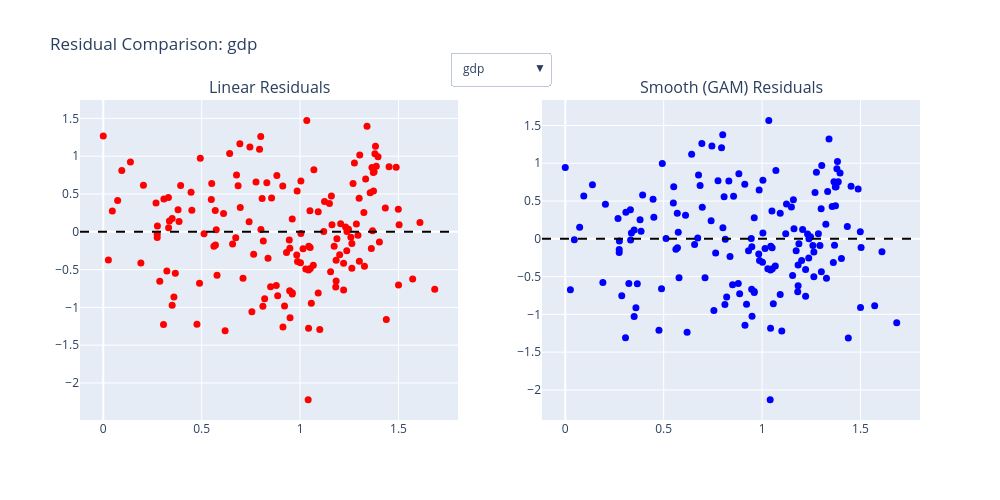

The code cell stored with this chart in its notebook:
### Code cell
import plotly.graph_objects as go
from plotly.subplots import make_subplots
import statsmodels.api as sm
from pygam import LinearGAM, s
import numpy as np

x_options = ["gdp","support","lifeexp","freedom","generosity","corruption"]

def residuals_linear(col):
    X = sm.add_constant(happiness[col])
    y = happiness["score"]
    model = sm.OLS(y, X).fit()
    fitted = model.predict(X)
    return y - fitted

def residuals_gam(col):
    X = np.asarray(happiness[[col]].to_numpy(), dtype=float)
    y = np.asarray(happiness["score"].to_numpy(), dtype=float)
    gam = LinearGAM(s(0, n_splines=6)).fit(X, y)
    fitted = gam.predict(X)
    return y - fitted

initial_x = "gdp"

# --- Build subplots ---
fig = make_subplots(rows=1, cols=2,
                    subplot_titles=("Linear Residuals", "Smooth (GAM) Residuals"))

# trace 0 = linear
fig.add_trace(
    go.Scatter(
        x=happiness[initial_x],
        y=residuals_linear(initial_x),
        mode="markers",
        marker=dict(size=7, color="red"),
        hovertext=happiness["country"],
        name="Linear"
    ),
    row=1, col=1
)

# trace 1 = GAM
fig.add_trace(
    go.Scatter(
        x=happiness[initial_x],
        y=residuals_gam(initial_x),
        mode="markers",
        marker=dict(size=7, color="blue"),
        hovertext=happiness["country"],
        name="GAM"
    ),
    row=1, col=2
)

# horizontal zero lines
fig.add_hline(y=0, line_dash="dash", line_color="black", row=1, col=1)
fig.add_hline(y=0, line_dash="dash", line_color="black", row=1, col=2)

# --- Dropdown updates BOTH traces together ---
buttons = []
for col in x_options:
    buttons.append(
        dict(
            label=col,
            method="restyle",
            args=[
                {
                    "x": [happiness[col], happiness[col]],
                    "y": [residuals_linear(col), residuals_gam(col)],
                    "hovertext": [happiness["country"], happiness["country"]],
                },
                [0, 1]  # update both traces
            ]
        )
    )

fig.update_layout(
    title=f"Residual Comparison: {initial_x}",
    width=1000,
    height=500,
    showlegend=False,
    updatemenus=[
        dict(
            type="dropdown",
            buttons=buttons,
            x=0.5,
            xanchor="center",
            y=1.15,
            yanchor="top"
        )
    ]
)

fig.show()

### Figure 1 — Plotly figure (JSON) as saved in the notebook; plotly's stock layout.template omitted (floating-point values rounded to 4 significant figures; data arrays with more than 128 entries replaced by an {"elided": "..."} marker saying what was removed)
{"data": [{"hovertext": {"elided": "156 str values"}, "marker": {"color": "red", "size": 7}, "mode": "markers", "name": "Linear", "type": "scatter", "x": {"elided": "156 float values"}, "xaxis": "x", "y": {"elided": "156 float values"}, "yaxis": "y"}, {"hovertext": {"elided": "156 str values"}, "marker": {"color": "blue", "size": 7}, "mode": "markers", "name": "GAM", "type": "scatter", "x": {"elided": "156 float values"}, "xaxis": "x2", "y": {"elided": "156 float values"}, "yaxis": "y2"}], "layout": {"annotations": [{"font": {"size": 16}, "showarrow": false, "text": "Linear Residuals", "x": 0.225, "xanchor": "center", "xref": "paper", "y": 1, "yanchor": "bottom", "yref": "paper"}, {"font": {"size": 16}, "showarrow": false, "text": "Smooth (GAM) Residuals", "x": 0.775, "xanchor": "center", "xref": "paper", "y": 1, "yanchor": "bottom", "yref": "paper"}], "height": 500, "shapes": [{"line": {"color": "black", "dash": "dash"}, "type": "line", "x0": 0, "x1": 1, "xref": "x domain", "y0": 0, "y1": 0, "yref": "y"}, {"line": {"color": "black", "dash": "dash"}, "type": "line", "x0": 0, "x1": 1, "xref": "x2 domain", "y0": 0, "y1": 0, "yref": "y2"}], "showlegend": false, "title": {"text": "Residual Comparison: gdp"}, "updatemenus": [{"buttons": [{"args": [{"hovertext": {"elided": "2x156 str values"}, "x": {"elided": "2x156 float values"}, "y": {"elided": "2x156 float values"}}, [0, 1]], "label": "gdp", "method": "restyle"}, {"args": [{"hovertext": {"elided": "2x156 str values"}, "x": {"elided": "2x156 float values"}, "y": {"elided": "2x156 float values"}}, [0, 1]], "label": "support", "method": "restyle"}, {"args": [{"hovertext": {"elided": "2x156 str values"}, "x": {"elided": "2x156 float values"}, "y": {"elided": "2x156 float values"}}, [0, 1]], "label": "lifeexp", "method": "restyle"}, {"args": [{"hovertext": {"elided": "2x156 str values"}, "x": {"elided": "2x156 float values"}, "y": {"elided": "2x156 float values"}}, [0, 1]], "label": "freedom", "method": "restyle"}, {"args": [{"hovertext": {"elided": "2x156 str values"}, "x": {"elided": "2x156 float values"}, "y": {"elided": "2x156 float values"}}, [0, 1]], "label": "generosity", "method": "restyle"}, {"args": [{"hovertext": {"elided": "2x156 str values"}, "x": {"elided": "2x156 float values"}, "y": {"elided": "2x156 float values"}}, [0, 1]], "label": "corruption", "method": "restyle"}], "type": "dropdown", "x": 0.5, "xanchor": "center", "y": 1.15, "yanchor": "top"}], "width": 1000, "xaxis": {"anchor": "y", "domain": [0, 0.45]}, "xaxis2": {"anchor": "y2", "domain": [0.55, 1]}, "yaxis": {"anchor": "x", "domain": [0, 1]}, "yaxis2": {"anchor": "x2", "domain": [0, 1]}}}
